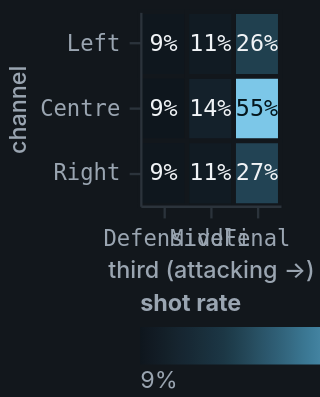

Write the Vega-Lite specification saved for this chart.
### Vega-Lite specification from a JSON file in a GitHub repository (floating-point values rounded to 4 significant figures)
{"config": {"background": "#12171c", "font": "Inter, ui-sans-serif, system-ui, sans-serif", "view": {"stroke": "transparent", "continuousHeight": 200}, "padding": {"left": 2, "top": 4, "right": 2, "bottom": 2}, "title": {"color": "#f0f3f6", "font": "Space Grotesk, Inter, ui-sans-serif, system-ui, sans-serif", "fontSize": 12, "fontWeight": 600, "anchor": "start", "subtitleColor": "#9aa5b1", "subtitleFontSize": 10.5, "offset": 8}, "axis": {"labelColor": "#9aa5b1", "titleColor": "#9aa5b1", "labelFontSize": 9.5, "titleFontSize": 10, "titleFontWeight": 500, "gridColor": "#2b333b", "gridOpacity": 0.55, "domainColor": "#2b333b", "tickColor": "#2b333b", "labelFont": "IBM Plex Mono, ui-monospace, SFMono-Regular, Menlo, monospace", "titleFont": "Inter, ui-sans-serif, system-ui, sans-serif", "labelPadding": 4}, "legend": {"labelColor": "#9aa5b1", "titleColor": "#9aa5b1", "labelFontSize": 10, "titleFontSize": 10, "symbolType": "square", "symbolSize": 70, "labelFont": "Inter, ui-sans-serif, system-ui, sans-serif", "titleFont": "Inter, ui-sans-serif, system-ui, sans-serif", "orient": "bottom", "direction": "horizontal", "columns": 4, "offset": 4}, "range": {"heatmap": ["#0e161d", "#1c3846", "#3d7c99", "#7cc7e8"]}}, "layer": [{"mark": {"type": "rect", "stroke": "#12171c", "strokeWidth": 2}, "encoding": {"color": {"field": "shot_rate", "legend": {"format": "%", "gradientLength": 110}, "scale": {"range": ["#0e161d", "#1c3846", "#3d7c99", "#7cc7e8"]}, "title": "shot rate", "type": "quantitative"}, "tooltip": [{"field": "Third", "type": "nominal"}, {"field": "Channel", "type": "nominal"}, {"field": "n", "format": ",", "title": "phases starting here", "type": "quantitative"}, {"field": "shot_rate", "format": ".1%", "title": "ended in a shot", "type": "quantitative"}, {"field": "mean_xg", "format": ".3f", "title": "mean xG", "type": "quantitative"}], "x": {"axis": {"labelAngle": 0}, "field": "Third", "sort": ["Defensive", "Middle", "Final"], "title": "third (attacking →)", "type": "nominal"}, "y": {"field": "Channel", "sort": ["Left", "Centre", "Right"], "title": "channel", "type": "nominal"}}}, {"mark": {"type": "text", "dy": 0, "font": "IBM Plex Mono, ui-monospace, SFMono-Regular, Menlo, monospace", "fontSize": 10}, "encoding": {"color": {"condition": {"test": "(datum.shot_rate > 0.42)", "value": "#04161d"}, "value": "#f0f3f6"}, "text": {"field": "shot_rate", "format": ".0%", "type": "quantitative"}, "x": {"axis": {"labelAngle": 0}, "field": "Third", "sort": ["Defensive", "Middle", "Final"], "type": "nominal"}, "y": {"field": "Channel", "sort": ["Left", "Centre", "Right"], "type": "nominal"}}}], "data": {"name": "data-cbfa4ec6e9e49f180f30d65ea4ee2502"}, "height": 170, "width": "container", "$schema": "https://vega.github.io/schema/vega-lite/v6.4.1.json", "datasets": {"data-cbfa4ec6e9e49f180f30d65ea4ee2502": [{"Third": "Final", "Channel": "Left", "n": 1430, "shot_rate": 0.2622, "mean_xg": 0.02355}, {"Third": "Defensive", "Channel": "Left", "n": 1808, "shot_rate": 0.09403, "mean_xg": 0.009118}, {"Third": "Defensive", "Channel": "Centre", "n": 4149, "shot_rate": 0.08918, "mean_xg": 0.007894}, {"Third": "Final", "Channel": "Centre", "n": 199, "shot_rate": 0.5528, "mean_xg": 0.1393}, {"Third": "Middle", "Channel": "Centre", "n": 1621, "shot_rate": 0.1431, "mean_xg": 0.01442}, {"Third": "Middle", "Channel": "Left", "n": 2176, "shot_rate": 0.1135, "mean_xg": 0.01165}, {"Third": "Middle", "Channel": "Right", "n": 2150, "shot_rate": 0.113, "mean_xg": 0.01051}, {"Third": "Defensive", "Channel": "Right", "n": 1770, "shot_rate": 0.09435, "mean_xg": 0.0102}, {"Third": "Final", "Channel": "Right", "n": 1479, "shot_rate": 0.2711, "mean_xg": 0.02491}]}, "autosize": {"type": "fit-x", "contains": "padding", "resize": true}}
